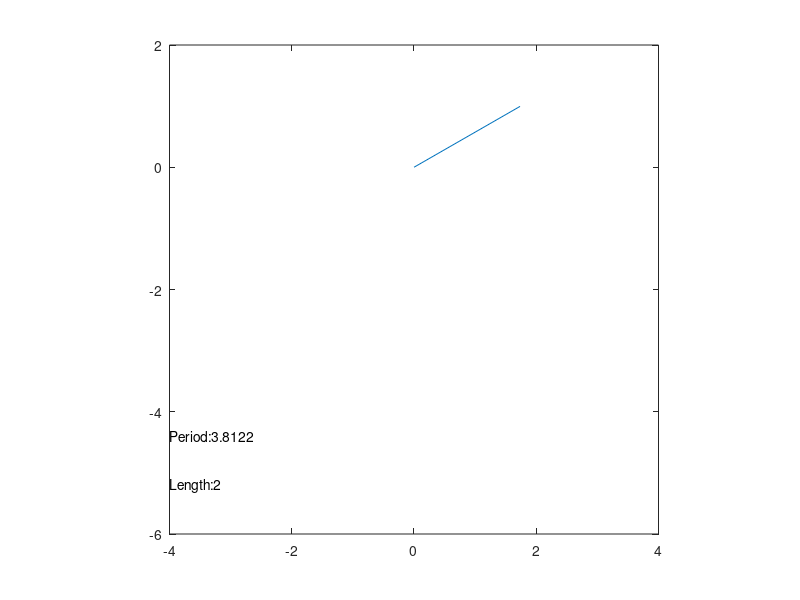

Reproduce this figure in MATLAB. (Note: this script raises an error after producing the figure.)
clc; close all; clear all;

length = 2;
olength = length;
gravity = 9.8;
deltaT = .03;
velocity = 0;
mass = 4;

initial_angle = deg2rad(120);
T = 2*pi*sqrt(length/gravity)*(1+(1/16)*initial_angle*initial_angle + (11/3072)*initial_angle*initial_angle*initial_angle*initial_angle);
angle = initial_angle;
velocity = 0;
time = 0;
timet = 0;
linVx = velocity*length*cos(angle);
linVy = velocity*length*sin(angle);
linV = sqrt(linVx*linVx +linVy*linVy);
KEold = linV*linV*.5*mass;

PE = mass*gravity*(-cos(angle)*length+length);
    
totalEnergyMax = KEold + PE;
figure(1);

while(true)
    
    maxVelocity = sqrt(2*totalEnergyMax/mass)/length;
    
    %[ angle velocity ] = GetPos( length, gravity, velocity, mass, angle, deltaT, totalEnergyMax );
    angle = initial_angle*cos(2*pi*(time+deltaT)/T);
    velocity = maxVelocity*sin(2*pi*(time+deltaT)/T);
    time = time + deltaT;
    timet = timet + deltaT;
    x(1) = 0;
    y(1) = 0;
    x(2) = sin(angle)*length;
    y(2) = -cos(angle)*length;
    figure(1);
    plot(x,y);
    xlim([-olength*2 olength*2]);
    ylim([-1.5*olength*2 .5*olength*2]);
    text(-olength*2,-1.1*olength*2,strcat('Period:',num2str(T)));
    text(-olength*2,-1.3*olength*2,strcat('Length:',num2str(length)));
    pbaspect([1 1 1]);
    fprintf('Angle:%g Velocity:%g Time:%g\n',angle,velocity,timet);
    length = length + .005*sin(timet/4);
    [totalEnergyMax time T] = sliderCallback( velocity, length, angle, mass, gravity);
    pause(deltaT);
end


function [totalEnergyMax time T] = sliderCallback( velocity, length, angle, mass, gravity)
linVx = velocity*length*cos(angle);
linVy = velocity*length*sin(angle);
linV = sqrt(linVx*linVx +linVy*linVy);
KEold = linV*linV*.5*mass;

PE = mass*gravity*(-cos(angle)*length+length);
    
totalEnergyMax = KEold + PE;

initial_angle = acos(-((totalEnergyMax/mass/gravity)-length)/length);
T = 2*pi*sqrt(length/gravity)*(1+(1/16)*initial_angle*initial_angle + (11/3072)*initial_angle*initial_angle*initial_angle*initial_angle);

time = T*acos(angle/initial_angle)/(2*pi);
if(velocity<0)
    time = T - time;
end
end